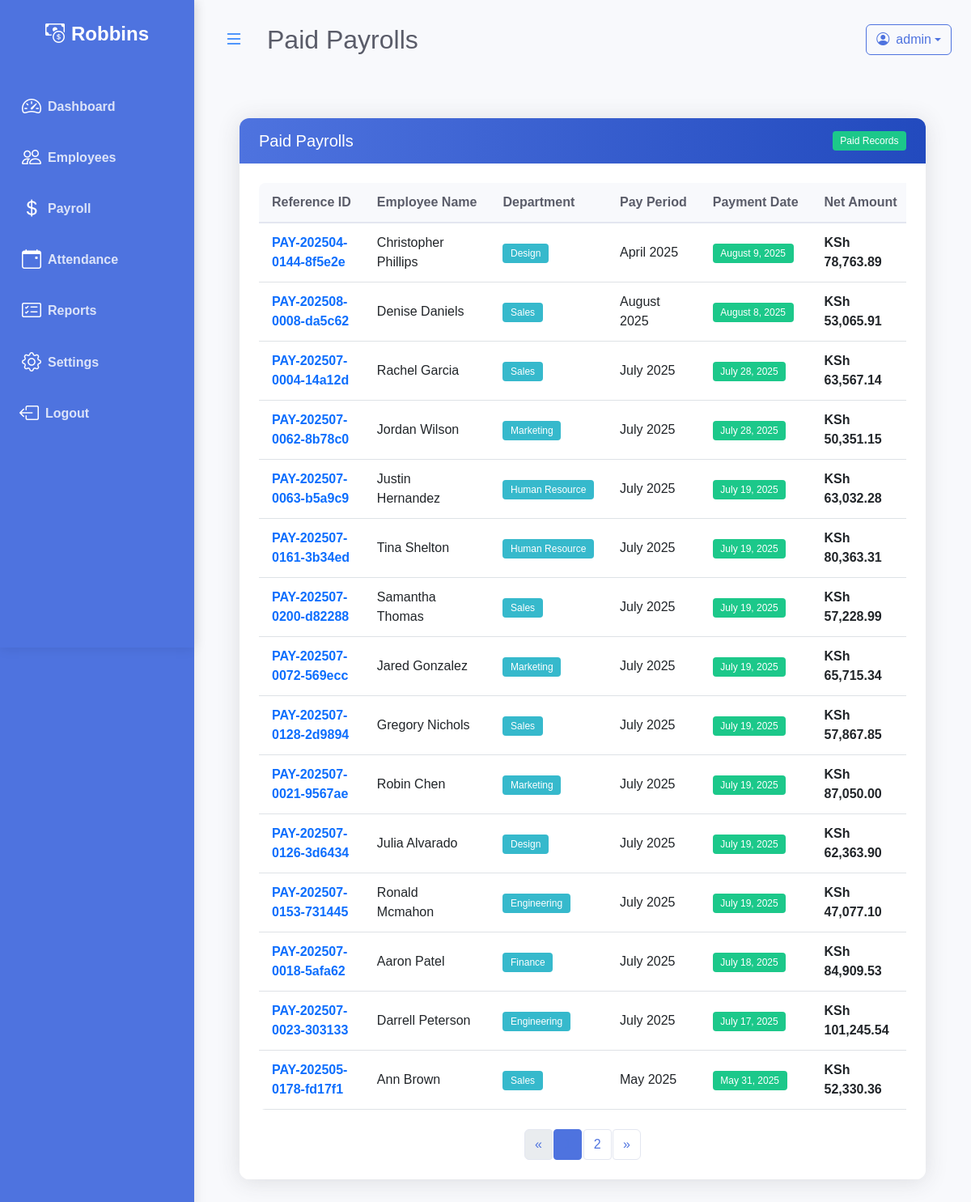
/payrolls/paid/ (signed in), run on an earlier commit of the app's database.
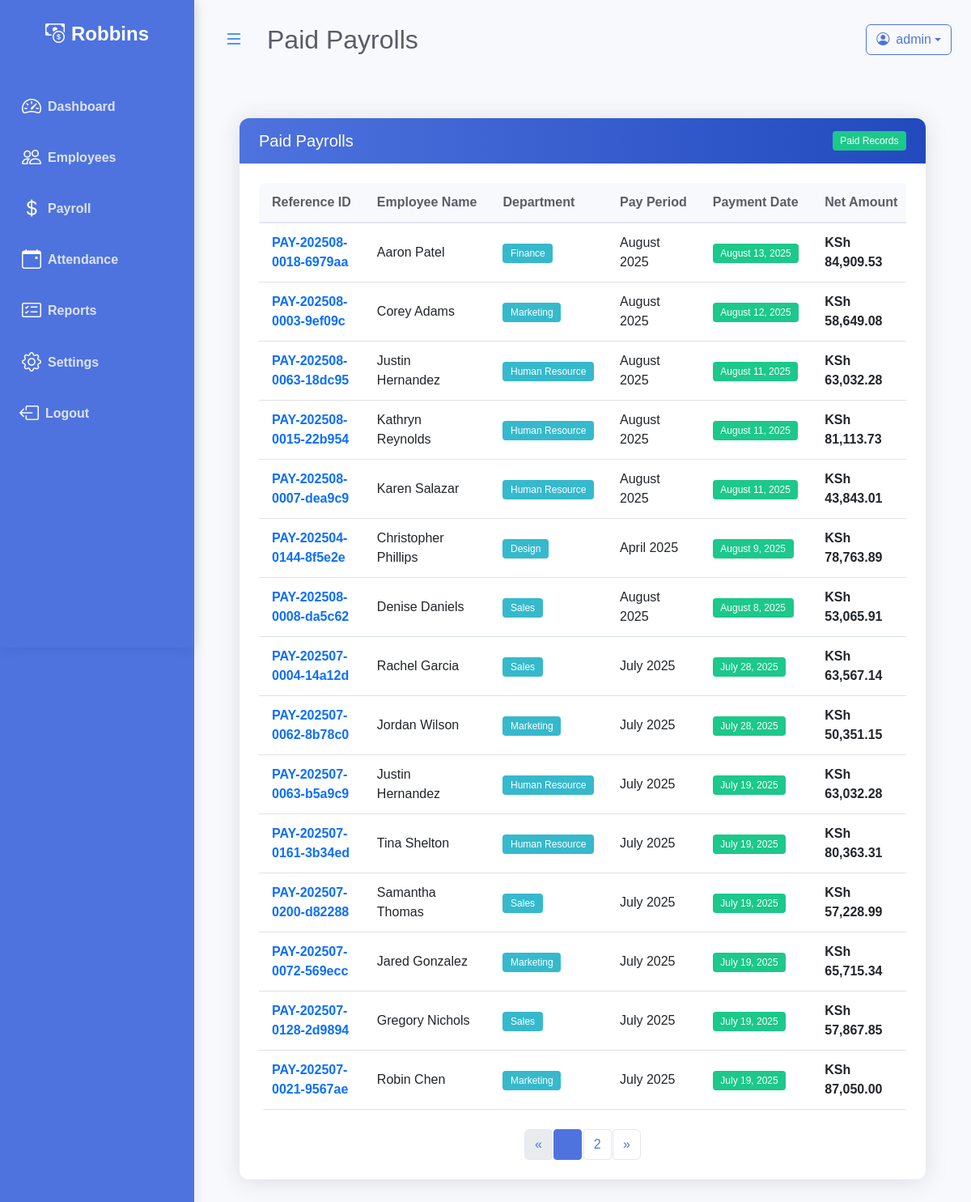
And on a later commit of the database.
### payroll/models.py (models this page shows, shortened)
class Payroll(models.Model):
    reference_id = models.CharField(
        max_length=50,  # Increased length to accommodate UUID
        unique=True,
        help_text="Unique reference ID for this payroll",
        editable=False  # Prevent manual editing
    )
    PAYMENT_STATUS_CHOICES = [
        ('paid', 'Paid'),
        ('pending', 'Pending'),
    ]
    employee = models.ForeignKey(Employee, on_delete=models.CASCADE, related_name='payrolls')
    pay_period = models.DateField(
        default=timezone.now,
        help_text="Period for which this payroll is generated"
    )
    gross_salary = models.DecimalField(max_digits=10, decimal_places=2)
    total_allowances = models.DecimalField(max_digits=10, decimal_places=2, default=0.00)
    total_deductions = models.DecimalField(max_digits=10, decimal_places=2, default=0.00)
    net_salary = models.DecimalField(max_digits=10, decimal_places=2)
    payment_status = models.CharField(
        max_length=20,
        choices=PAYMENT_STATUS_CHOICES,
        default='pending'
    )
    payment_date = models.DateField(blank=True, null=True)
    created_at = models.DateTimeField(auto_now_add=True)
    updated_at = models.DateTimeField(auto_now=True)
    tax_rate = models.DecimalField(max_digits=5, decimal_places=2, default=0)
    health_insurance = models.DecimalField(max_digits=10, decimal_places=2, default=0)
    retirement_rate = models.DecimalField(max_digits=5, decimal_places=2, default=0)
    tax_amount = models.DecimalField(max_digits=10, decimal_places=2, default=0)
    retirement_amount = models.DecimalField(max_digits=10, decimal_places=2, default=0)
    class Meta:
        ordering = ['-pay_period', 'employee__first_name']
        unique_together = ['employee', 'pay_period']

class Employee(models.Model):
    ACTIVE_STATUS = [
        ('active', 'Active'),
        ('on_leave', 'On Leave'),
        ('probation', 'Probation'),
    ]
    DEPARTMENT_CHOICES = [
        ('engineering', 'Engineering'),
        ('marketing', 'Marketing'),
        ('sales', 'Sales'),
        ('human_resource', 'Human Resource'),
        ('finance', 'Finance'),
        ('design', 'Design'),
    ]
    first_name = models.CharField(max_length=30)
    last_name = models.CharField(max_length=30)
    email = models.EmailField()
    phone_number = models.CharField(max_length=15, blank=True, null=True)
    hire_date = models.DateField()
    department = models.CharField(
        max_length=20,
        choices=DEPARTMENT_CHOICES,
        null=True,
        blank=True,
    )
    salary = models.DecimalField(max_digits=10, decimal_places=2)
    is_active = models.CharField(
        max_length=10,
        choices=ACTIVE_STATUS,
        default='active',
    )

### payroll/views.py (the view)
# urls.py: path('payrolls/paid/', views.paid_payroll_list, name='paid_payroll_list'),
@login_required
def paid_payroll_list(request):
    paid_payrolls_list = Payroll.objects.filter(payment_status='paid').order_by('-payment_date')
    paginator = Paginator(paid_payrolls_list, 15)  # Show 15 payrolls per page
    page = request.GET.get('page')
    try:
        paid_payrolls = paginator.page(page)
    except PageNotAnInteger:
        paid_payrolls = paginator.page(1)
    except EmptyPage:
        paid_payrolls = paginator.page(paginator.num_pages)
    context = {
        'paid_payrolls': paid_payrolls,
        'title': 'Paid Payrolls'
    }
    return render(request, 'payroll/paid_payroll_list.html', context)

### payroll/templatetags/company_tags.py (called while the page is built)
@register.simple_tag
def get_company_name():
    company = Company.objects.first()
    return company.name if company else "PayPulse"

### payroll/templates/payroll/paid_payroll_list.html (shortened to what this page needs)
{% extends 'base.html' %}
{% load static %}
{% load humanize %}
{% block extra_css %}
<link rel="stylesheet" href="{% static 'payroll/css/payroll_list.css' %}">
{% endblock %}
{% block page_title %}
{{ title }}
{% endblock %}
{% block content %}
<div class="container-fluid px-4">
    <div class="row my-5">
      <div class="col-12">
        <div class="card animate-fade-in">
          <div class="card-header d-flex justify-content-between align-items-center">
            <h5 class="mb-0">{{ title }}</h5>
            <span class="badge bg-success">Paid Records</span>
          </div>
          <div class="card-body">
            <div class="table-responsive">
              <table class="table table-hover align-middle">
                <thead>
                  <tr>
                    <th>Reference ID</th>
                    <th>Employee Name</th>
                    <th>Department</th>
                    <th>Pay Period</th>
                    <th>Payment Date</th>
                    <th>Net Amount</th>
                  </tr>
                </thead>
                <tbody>
                  {% for payroll in paid_payrolls %}
                  <tr>
                    <td><span class="fw-bold text-primary">{{ payroll.reference_id }}</span></td>
                    <td>{{ payroll.employee.first_name }} {{ payroll.employee.last_name }}</td>
                    <td><span class="badge bg-info text-white">{{ payroll.employee.get_department_display }}</span></td>
                    <td>{{ payroll.pay_period|date:"F Y" }}</td>
                    <td><span class="badge bg-success">{{ payroll.payment_date|date:"F j, Y" }}</span></td>
                    <td class="fw-bold">KSh {{ payroll.net_salary|floatformat:2|intcomma }}</td>
                  </tr>
                  {% endfor %}
                </tbody>
              </table>
            </div>
                    {% if paid_payrolls.has_other_pages %}
                    <nav aria-label="Page navigation">
                        <ul class="pagination justify-content-center mt-4">
                            {% if paid_payrolls.has_previous %}
                            <li class="page-item">
                                <a class="page-link" href="?page={{ paid_payrolls.previous_page_number }}"
                                    aria-label="Previous">
                                    <span aria-hidden="true">&laquo;</span>
                                </a>
                            </li>
                            {% else %}
                            <li class="page-item disabled">
                                <span class="page-link" aria-hidden="true">&laquo;</span>
                            </li>
                            {% endif %}
                            {% for i in paid_payrolls.paginator.page_range %}
                            {% if paid_payrolls.number == i %}
                            <li class="page-item active" aria-current="page"><span class="page-link">{{ i }}</span>
                            </li>
                            {% else %}
                            <li class="page-item"><a class="page-link" href="?page={{ i }}">{{ i }}</a></li>
                            {% endif %}
                            {% endfor %}
                            {% if paid_payrolls.has_next %}
                            <li class="page-item">
                                <a class="page-link" href="?page={{ paid_payrolls.next_page_number }}"
                                    aria-label="Next">
                                    <span aria-hidden="true">&raquo;</span>
                                </a>
                            </li>
                            {% else %}
                            <li class="page-item disabled">
                                <span class="page-link" aria-hidden="true">&raquo;</span>
                            </li>
                            {% endif %}
                        </ul>
                    </nav>
                    {% endif %}
                </div>
            </div>
        </div>
    </div>
</div>
{% endblock %}

What changed in the data, as far as the page shows it:
no longer on this page (row unchanged): Payroll: reference_id "PAY-202507-0126-3d6434", employee.first_name "Julia", employee.last_name "Alvarado", employee.department "Design", pay_period "July 2025", payment_date "July 19, 2025", net_salary "62,363.90"
no longer on this page (row unchanged): Payroll: reference_id "PAY-202507-0153-731445", employee.first_name "Ronald", employee.last_name "Mcmahon", employee.department "Engineering", pay_period "July 2025", payment_date "July 19, 2025", net_salary "47,077.10"
no longer on this page (row unchanged): Payroll: reference_id "PAY-202507-0018-5afa62", employee.first_name "Aaron", employee.last_name "Patel", employee.department "Finance", pay_period "July 2025", payment_date "July 18, 2025", net_salary "84,909.53"
no longer on this page (row unchanged): Payroll: reference_id "PAY-202507-0023-303133", employee.first_name "Darrell", employee.last_name "Peterson", employee.department "Engineering", pay_period "July 2025", payment_date "July 17, 2025", net_salary "101,245.54"
no longer on this page (row unchanged): Payroll: reference_id "PAY-202505-0178-fd17f1", employee.first_name "Ann", employee.last_name "Brown", employee.department "Sales", pay_period "May 2025", payment_date "May 31, 2025", net_salary "52,330.36"
added Payroll: reference_id "PAY-202508-0018-6979aa", employee.first_name "Aaron", employee.last_name "Patel", employee.department "Finance", pay_period "August 2025", payment_date "August 13, 2025", net_salary "84,909.53"
added Payroll: reference_id "PAY-202508-0003-9ef09c", employee.first_name "Corey", employee.last_name "Adams", employee.department "Marketing", pay_period "August 2025", payment_date "August 12, 2025", net_salary "58,649.08"
added Payroll: reference_id "PAY-202508-0063-18dc95", employee.first_name "Justin", employee.last_name "Hernandez", employee.department "Human Resource", pay_period "August 2025", payment_date "August 11, 2025", net_salary "63,032.28"
added Payroll: reference_id "PAY-202508-0015-22b954", employee.first_name "Kathryn", employee.last_name "Reynolds", employee.department "Human Resource", pay_period "August 2025", payment_date "August 11, 2025", net_salary "81,113.73"
added Payroll: reference_id "PAY-202508-0007-dea9c9", employee.first_name "Karen", employee.last_name "Salazar", employee.department "Human Resource", pay_period "August 2025", payment_date "August 11, 2025", net_salary "43,843.01"
